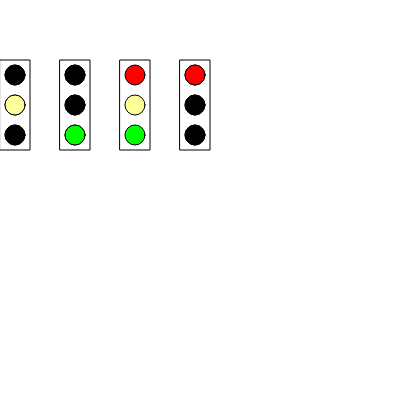
Frame 1 (no input)
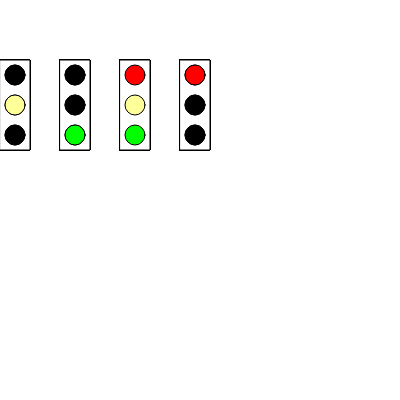
Frame 60 (no input)
Frame 120 (the mouse pressed at the canvas centre since frame 60): identical to frame 60, image omitted

The p5.js sketch that drew these frames (run headless with seeded random() and noise() and a simulated clock; from frame 60 on, the mouse is pressed at the canvas centre):

// p5.js sketch
// ── sketch.js
const NUMLIGHTS = 4;
let lights = Array(NUMLIGHTS);

function setup(){
    createCanvas(400,400);
    //Fill array with four stoplights
    for(let i = 0; i < NUMLIGHTS; i++){
        lights[i] = new StopLight(30*(2*i), 60);
    }
    console.log(lights);
}

function draw(){
    //Display all of the stoplights
    for(let i = 0; i < NUMLIGHTS; i++){
        lights[i].display();
    }

    lights[0].displayYellow();
    lights[1].displayGreen();
    lights[NUMLIGHTS-1].displayRed();
}

class StopLight{
    constructor(x, y){
        this.x = x;
        this.y = y;
    }
    display(){
        fill(255);
        rect(this.x, this.y, 30, 90); //body
        fill(255,0,0);
        circle(this.x+15, this.y+15, 20); //red light
        fill(255,255,153)
        circle(this.x+15, this.y+45, 20); //yellow light
        fill(0,255,0)
        circle(this.x+15, this.y+75, 20); //green light
    }
    displayGreen(){ //Shows only green light
        fill(0);
        circle(this.x+15, this.y+15, 20); //red light
        circle(this.x+15, this.y+45, 20); //yellow light
        fill(0,255,0);
        circle(this.x+15, this.y+75, 20); //green light
    }
    displayYellow(){ //Shows only yellow light
        fill(0);
        circle(this.x+15, this.y+15, 20); //red light
        circle(this.x+15, this.y+75, 20); //green light
        fill(255,255,153)
        circle(this.x+15, this.y+45, 20); //yellow light
    }
    displayRed(){ //Shows only red light
        fill(0);
        circle(this.x+15, this.y+45, 20); //yellow light
        circle(this.x+15, this.y+75, 20); //green light
        fill(255,0,0);
        circle(this.x+15, this.y+15, 20); //red light
    }
}
